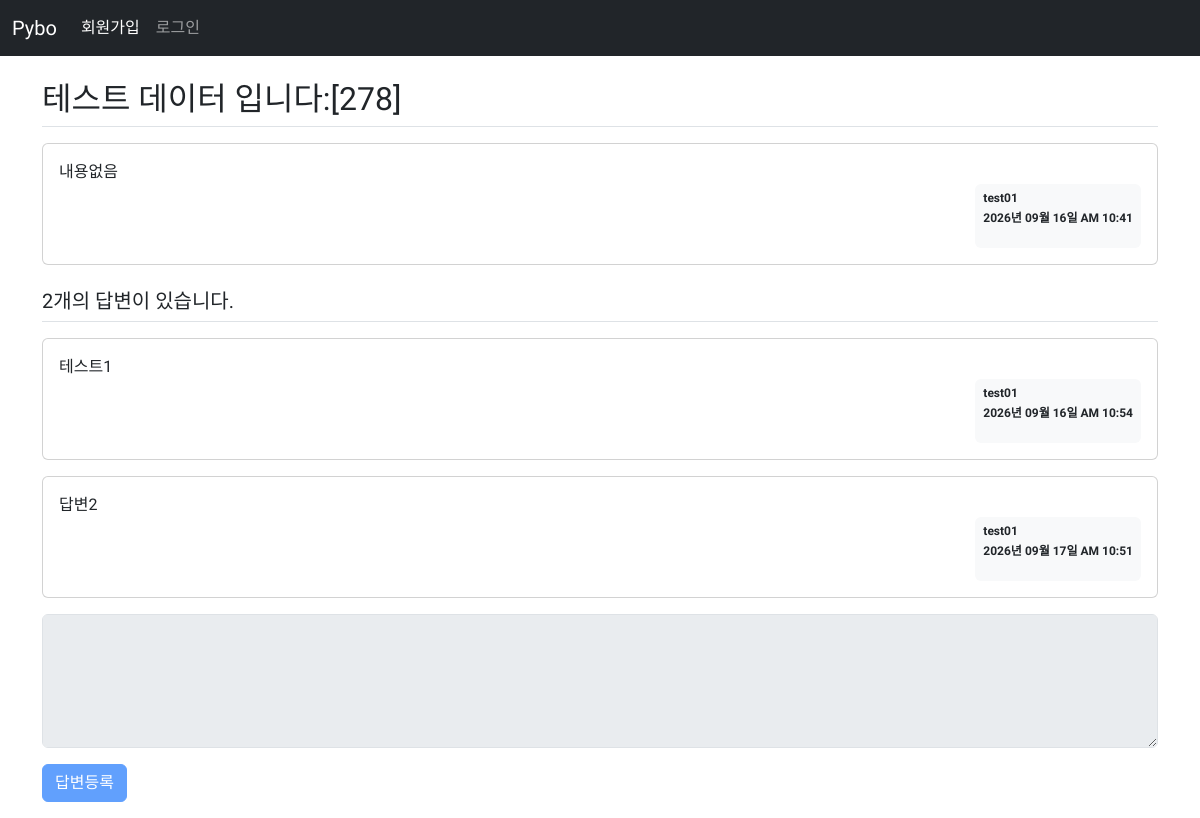
Page /question/detail/282/ on the committed database.
### pybo/models.py (models this page shows)
class Question((db.Model)):
    id = db.Column(db.Integer, primary_key=True)
    subject = db.Column(db.String(200), nullable=False)
    content = db.Column(db.Text(), nullable=False)
    create_date = db.Column(db.DateTime(), nullable=False)
    user_id = db.Column(db.Integer, db.ForeignKey('user.id', ondelete='CASCADE'), nullable=False)
    user = db.relationship('User', backref=db.backref('question_set'))

class User(db.Model):
    id = db.Column(db.Integer, primary_key=True)
    username = db.Column(db.String(150), unique=True, nullable=False)
    password = db.Column(db.String(200), nullable=False)
    email = db.Column(db.String(120), unique=True, nullable=False)

class Answer(db.Model):
    id = db.Column(db.Integer, primary_key=True)
    question_id = db.Column(db.Integer, db.ForeignKey('question.id', ondelete='CASCADE'))
    question = db.relationship(Question, backref=db.backref('answer_set'))
    content = db.Column(db.Text(), nullable=False)
    create_date = db.Column(db.DateTime(), nullable=False)
    user_id = db.Column(db.Integer, db.ForeignKey('user.id', ondelete='CASCADE'), nullable=False)
    user = db.relationship('User', backref=db.backref('answer_set'))

### pybo/views/question_views.py (the view)
@bp.route('/detail/<int:question_id>/')
def detail(question_id):
    form = AnswerForm()  # 질문 상세 템플릿에 폼 추가
    question = Question.query.get_or_404(question_id)
    return render_template('question/question_detail.html', question=question, form=form)

### pybo/forms.py
class AnswerForm(FlaskForm):
    content = TextAreaField('내용', validators=[DataRequired("내용은 필수입력 항목입니다.")])
    submit = SubmitField('답변등록')

### pybo/filter.py (called while the page is built)
def format_datetime(value, fmt='%Y년 %m월 %d일 %p %I:%M'):
    return value.strftime(fmt)

### pybo/views/auth_views.py (called while the page is built)
@bp.before_app_request
def load_logged_in_user():
    user_id = session.get('user_id')
    if user_id is None:
        g.user = None
    else:
        g.user = User.query.get(user_id)

### pybo/templates/question/question_detail.html (shortened to what this page needs)
{% extends 'base.html' %}
{% block content %}
<div class="container my-3">
    <h2 class="border-bottom py-2">{{ question.subject }}</h2>
    <div class="card my-3">
        <div class="card-body">
            <div class="card-text" style="white-space: pre-line;">{{ question.content }}</div>
            <div class="d-flex justify-content-end">
                <div class="badge bg-light text-dark p-2">
                    <p class="mb-2 text-start">{{ question.user.username }}</p>
                    <p>{{ question.create_date | datetime }}</p>
                </div>
            </div>
        </div>
    </div>
    <h5 class="border-bottom my-3 py-2">{{ question.answer_set | length }}개의 답변이 있습니다.</h5>
    {% for answer in question.answer_set %}
    <div class="card my-3">
        <div class="card-body">
            <div class="card-text" style="white-space: pre-line;">{{ answer.content }}</div>
            <div class="d-flex justify-content-end">
                <div class="badge bg-light text-dark p-2">
                    <p class="mb-2 text-start">{{ answer.user.username }}</p>
                    <p>{{ answer.create_date | datetime }}</p>
                </div>
            </div>
        </div>
    </div>
    {% endfor %}
    <form action="{{ url_for('answer.create', question_id=question.id) }}" method="post" class="my-3">
        <div class="mb-3">
            {{ form.content(class='form-control', rows='5', disabled=(not g.user)) }}
        </div>
        {{ form.submit(class="btn btn-primary", disabled=(not g.user)) }}
    </form>
</div>
{% endblock %}

### pybo/static/style.css (style rules this page uses)
body { font-family: "Gothic A1", sans-serif; font-weight: 400; }

### rows in the picture
Question: subject "테스트 데이터 입니다:[278]", content "내용없음", create_date "2026년 09월 16일 AM 10:41"
User: user.username "test01"
Answer: content "테스트1", user.username "test01", create_date "2026년 09월 16일 AM 10:54"
Answer: content "답변2", user.username "test01", create_date "2026년 09월 17일 AM 10:51"

### other values in the picture
{{ question.answer_set | length }} "2"
